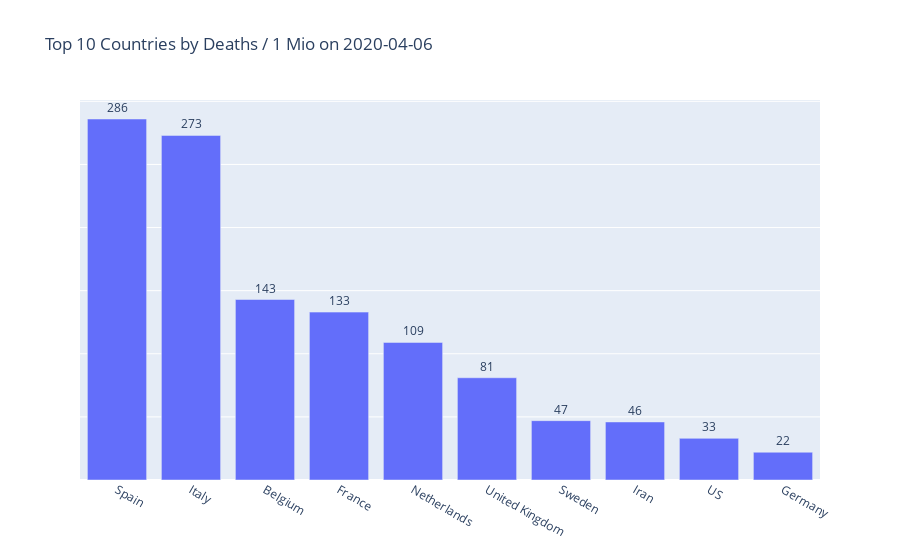

Write notebook code for a chart like this one.
### Code cell
totalcases = pd_sims.loc['deaths_per1mio'].sort_values(ascending=False)
top10 = totalcases.head(10)
fig = go.Figure(go.Bar(x=top10.index, y=top10.values,
                      text=top10.values,
            textposition='outside'))
fig.update_layout(title_text='Top 10 Countries by Deaths / 1 Mio on '+lastrecordeddate)
fig.update_yaxes(showticklabels=False)

fig.show()
fig.write_html("datasets/"+datetoday+"_top10_deaths.html")

### Figure 1 — Plotly figure (JSON) as saved in the notebook; plotly's stock layout.template omitted (floating-point values rounded to 4 significant figures)
{"data": [{"text": [286, 273, 143, 133, 109, 81, 47, 46, 33, 22], "textposition": "outside", "type": "bar", "x": ["Spain", "Italy", "Belgium", "France", "Netherlands", "United Kingdom", "Sweden", "Iran", "US", "Germany"], "y": [286, 273, 143, 133, 109, 81, 47, 46, 33, 22]}], "layout": {"title": {"text": "Top 10 Countries by Deaths / 1 Mio on 2020-04-06"}, "yaxis": {"showticklabels": false}}}
